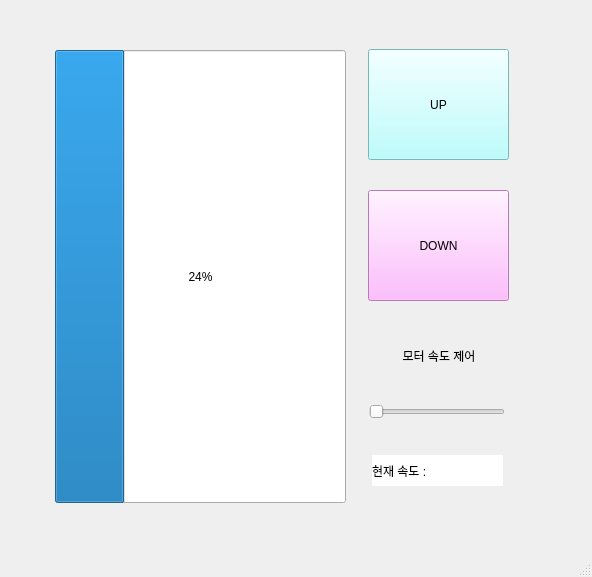
<?xml version="1.0" encoding="UTF-8"?>
<ui version="4.0">
 <class>MainWindow</class>
 <widget class="QMainWindow" name="MainWindow">
  <property name="geometry">
   <rect>
    <x>0</x>
    <y>0</y>
    <width>592</width>
    <height>577</height>
   </rect>
  </property>
  <property name="windowTitle">
   <string>MainWindow</string>
  </property>
  <widget class="QWidget" name="centralwidget">
   <widget class="QProgressBar" name="progressBar">
    <property name="geometry">
     <rect>
      <x>55</x>
      <y>50</y>
      <width>291</width>
      <height>453</height>
     </rect>
    </property>
    <property name="value">
     <number>24</number>
    </property>
   </widget>
   <widget class="QPushButton" name="upBtn">
    <property name="geometry">
     <rect>
      <x>368</x>
      <y>49</y>
      <width>141</width>
      <height>111</height>
     </rect>
    </property>
    <property name="styleSheet">
     <string notr="true">background-color: rgb(170, 255, 255);
color: rgb(0, 0, 0);
font: 700 18pt &quot;맑은 고딕&quot;;</string>
    </property>
    <property name="text">
     <string>UP</string>
    </property>
   </widget>
   <widget class="QPushButton" name="downBtn">
    <property name="geometry">
     <rect>
      <x>368</x>
      <y>190</y>
      <width>141</width>
      <height>111</height>
     </rect>
    </property>
    <property name="styleSheet">
     <string notr="true">background-color: rgb(255, 170, 255);
color: rgb(0, 0, 0);
font: 700 18pt &quot;맑은 고딕&quot;;</string>
    </property>
    <property name="text">
     <string>DOWN</string>
    </property>
   </widget>
   <widget class="QLabel" name="Description">
    <property name="geometry">
     <rect>
      <x>372</x>
      <y>340</y>
      <width>134</width>
      <height>31</height>
     </rect>
    </property>
    <property name="styleSheet">
     <string notr="true">font: 700 14pt &quot;맑은 고딕&quot;;
color: rgb(0, 0, 0);</string>
    </property>
    <property name="text">
     <string>모터 속도 제어</string>
    </property>
    <property name="alignment">
     <set>Qt::AlignCenter</set>
    </property>
   </widget>
   <widget class="QSlider" name="Slider">
    <property name="geometry">
     <rect>
      <x>369</x>
      <y>391</y>
      <width>136</width>
      <height>41</height>
     </rect>
    </property>
    <property name="orientation">
     <enum>Qt::Horizontal</enum>
    </property>
   </widget>
   <widget class="QLabel" name="SpeedLabel">
    <property name="geometry">
     <rect>
      <x>372</x>
      <y>455</y>
      <width>131</width>
      <height>31</height>
     </rect>
    </property>
    <property name="styleSheet">
     <string notr="true">font: 700 12pt &quot;맑은 고딕&quot;;
background-color: rgb(255, 255, 255);
color: rgb(0, 0, 0);</string>
    </property>
    <property name="text">
     <string>현재 속도 : </string>
    </property>
   </widget>
  </widget>
  <widget class="QMenuBar" name="menubar">
   <property name="geometry">
    <rect>
     <x>0</x>
     <y>0</y>
     <width>592</width>
     <height>22</height>
    </rect>
   </property>
  </widget>
  <widget class="QStatusBar" name="statusbar"/>
 </widget>
 <resources/>
 <connections>
  <connection>
   <sender>upBtn</sender>
   <signal>pressed()</signal>
   <receiver>MainWindow</receiver>
   <slot>upclick()</slot>
   <hints>
    <hint type="sourcelabel">
     <x>446</x>
     <y>100</y>
    </hint>
    <hint type="destinationlabel">
     <x>499</x>
     <y>39</y>
    </hint>
   </hints>
  </connection>
  <connection>
   <sender>downBtn</sender>
   <signal>pressed()</signal>
   <receiver>MainWindow</receiver>
   <slot>downclick()</slot>
   <hints>
    <hint type="sourcelabel">
     <x>453</x>
     <y>248</y>
    </hint>
    <hint type="destinationlabel">
     <x>556</x>
     <y>244</y>
    </hint>
   </hints>
  </connection>
  <connection>
   <sender>upBtn</sender>
   <signal>released()</signal>
   <receiver>MainWindow</receiver>
   <slot>upstop()</slot>
   <hints>
    <hint type="sourcelabel">
     <x>486</x>
     <y>150</y>
    </hint>
    <hint type="destinationlabel">
     <x>546</x>
     <y>149</y>
    </hint>
   </hints>
  </connection>
  <connection>
   <sender>downBtn</sender>
   <signal>released()</signal>
   <receiver>MainWindow</receiver>
   <slot>downstop()</slot>
   <hints>
    <hint type="sourcelabel">
     <x>501</x>
     <y>307</y>
    </hint>
    <hint type="destinationlabel">
     <x>563</x>
     <y>359</y>
    </hint>
   </hints>
  </connection>
 </connections>
 <slots>
  <slot>upclick()</slot>
  <slot>downclick()</slot>
  <slot>upstop()</slot>
  <slot>downstop()</slot>
 </slots>
</ui>
